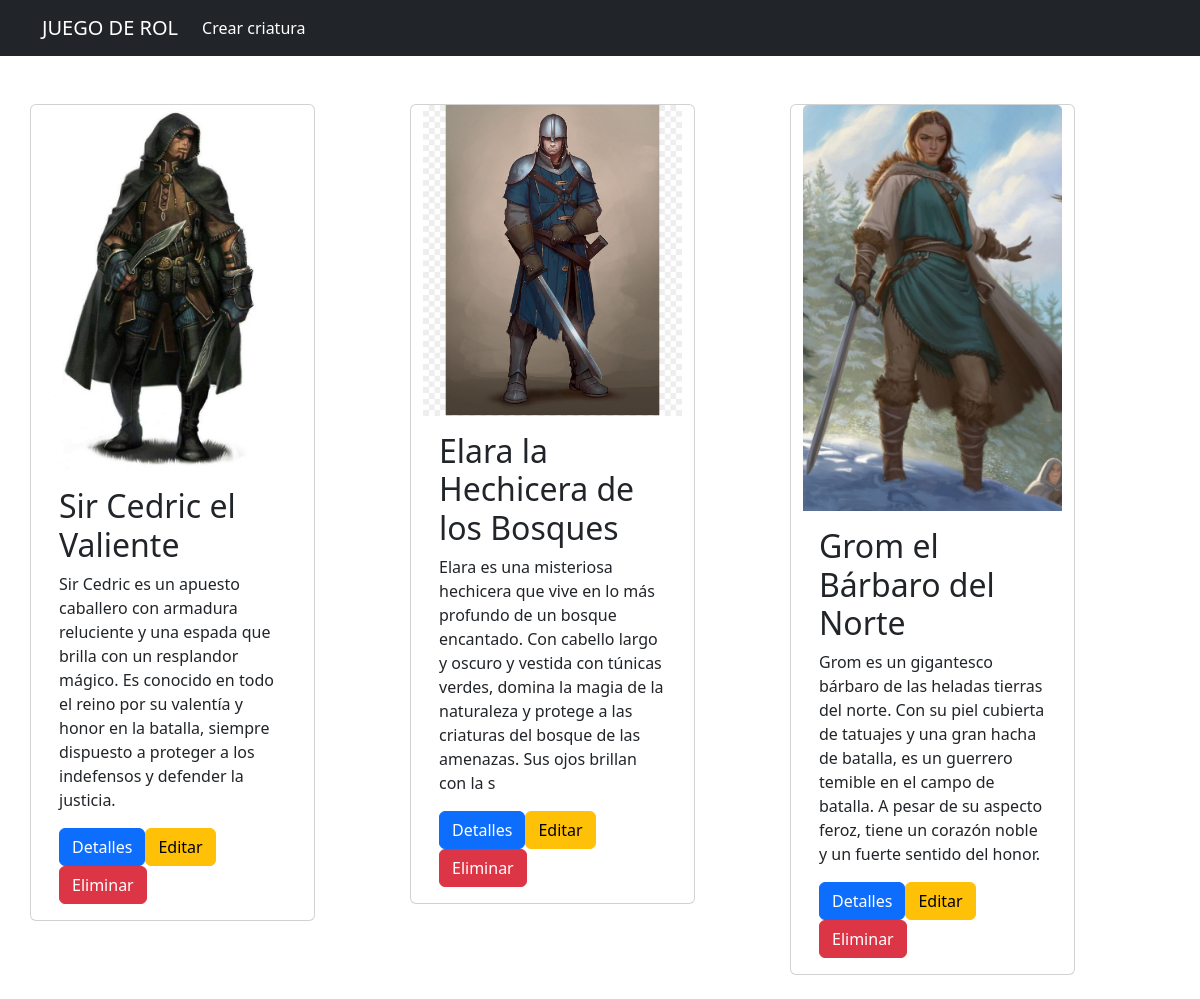
The page / on the database its author committed.
### tables this page shows
CREATE TABLE `creature` (
  `idCreature` int(15) NOT NULL,
  `name` varchar(255) NOT NULL,
  `description` varchar(255) NOT NULL,
  `avatar` varchar(255) NOT NULL,
  `attackPower` int(15) NOT NULL,
  `lifeLevel` int(15) NOT NULL,
  `weapon` varchar(20) NOT NULL
);

### persistence/conf/PersistentManager.php (called while the page is built, shortened)
<?php
class PersistentManager {
  private static $instance = null;
  private static $connection = null;
  private $userBD = "";
  private $psswdBD = "";
  private $nameBD = "";
  private $hostBD = "";
  public static function getInstance() {
    if (!self::$instance instanceof self) {
      self::$instance = new self;
    }
    return self::$instance;
  }
  private function __construct() {
    PersistentManager::$connection = mysqli_connect($this->hostBD, $this->userBD, $this->psswdBD, $this->nameBD)
    or die("Could not connect to db: " . mysqli_error());
    mysqli_query(PersistentManager::$connection, "SET NAMES 'utf8'");
  }
  private function establishCredentials() {
    $dir = __DIR__;
  }
  function get_connection() {
    return PersistentManager::$connection;
  }
}
?>

### app/controllers/indexController.php (called while the page is built)
<?php
require_once(dirname(__FILE__) . '/../../persistence/DAO/creatureDAO.php');
require_once(dirname(__FILE__) . '/../../app/models/creature.php');
function indexAction() {
    $creatureDAO = new creatureDAO();
    return $creatureDAO->selectAll();
}
?>

### persistence/DAO/creatureDAO.php (called while the page is built, shortened)
<?php
require_once(dirname(__FILE__) . '\..\conf\PersistentManager.php');
class creatureDAO {
    private $conn = null;
    public function __construct() {
        $this->conn = PersistentManager::getInstance()->get_connection();
    }
    public function selectAll() {
        $query = "SELECT * FROM " . creatureDAO::CREATURE_TABLE;
        $result = mysqli_query($this->conn, $query);
        $creatures= array();
        while ($creatureBD = mysqli_fetch_array($result)) {
            $creature = new Creature();
            $creature->setIdCreature($creatureBD["idCreature"]);
            $creature->setName($creatureBD["name"]);
            $creature->setDescription($creatureBD["description"]);
            $creature->setAvatar($creatureBD["avatar"]);
            $creature->setLifeLevel($creatureBD["lifeLevel"]);
            $creature->setAttackPower($creatureBD["attackPower"]);
            $creature->setWeapon($creatureBD["weapon"]);
            array_push($creatures, $creature);
        }
        return $creatures;
    }
}
?>

### app/models/creature.php (the view, shortened to what this page needs)
<?php
class Creature {
    private $idCreature;
    private $name;
    private $description;
    private $avatar;
    public function getIdCreature(){
        return $this->idCreature;
    }
    public function setIdCreature($idCreature) {
        $this->idCreature = $idCreature;
    }
    public function getName(){
        return $this->name;
    }
    public function setName($name) {
        $this->name = $name;
    }
    public function getDescription(){
        return $this->description;
    }
    public function setDescription($description) {
        $this->description = $description;
    }
    public function getAvatar(){
        return $this->avatar;
    }
    public function setAvatar($avatar) {
        $this->avatar = $avatar;
    }
    function printCreature(){
        $result = '<div class="row">';
        $result .= '<div class="card col-9">';
        $result .= '<img src="' . $this->getAvatar() . '" class="card-img-top" alt="card-group-image">';
        $result .= '<div class="card-body">';
        $result .= '<h2 class="card-title">' . $this->getName() . '</h2>';
        $result .= '<p class="card-text">' . $this->getDescription() . '</p>';
        $result .= '</div';
        $result .= '<div class="card-footer">';
        $result .= '<a type="button" class="btn btn-primary" href="app/view/detalles.php?id=' . $this->getIdCreature() . '">Detalles</a>';
        $result .= '<a type="button" class="btn btn-warning" href="app/view/editarCriatura.php?id=' . $this->getIdCreature() . '">Editar</a>';
        $result .= '<a type="button" class="btn btn-danger" href="app/controllers/deleteController.php?id=' . $this->getIdCreature() . '">Eliminar</a>';
        $result .= '</div>';
        $result .= '</div>';
        $result .= '</div>';
        return $result;
    }
}

### index.php (shortened to what this page needs)
<?php
require_once(dirname(__FILE__) . '/app/controllers/indexController.php');
$creatures = indexAction();
?>
<!DOCTYPE html>
<html lang="en">
<head>
    <link href="https://cdn.jsdelivr.net/npm/bootstrap@5.3.2/dist/css/bootstrap.min.css" rel="stylesheet">
</head>
<body>
<nav class="navbar navbar-expand-lg navbar-dark bg-dark">
    <div class="container">
        <a class="navbar-brand" href="#">JUEGO DE ROL</a>
        <div class="collapse navbar-collapse" id="navbarNav">
            <ul class="navbar-nav">
                <li class="nav-item">
                    <a id="create-creature" class="nav-link active" aria-current="page" href="app/view/anadirCriatura.php">Crear criatura</a>
                </li>
            </ul>
        </div>
    </div>
</nav>
<div class="container mt-5">
    <div class="row">
        <?php
        for ($i = 0; $i < sizeof($creatures); $i += 3) {
            for ($j = $i; $j < ($i + 3); $j++) {
                if (isset($creatures[$j])) {
                    echo '<div class="col-md-4 mb-4">' . $creatures[$j]->printCreature() . '</div>';
                }
            }
        }
        ?>
    </div>
</div>
</body>
</html>

### rows shown on the page
creature: avatar (picture), name "Sir Cedric el Valiente", description "Sir Cedric es un apuesto caballero con armadura reluciente y una espada que brilla con un resplandor mágico. Es conocido en todo el reino por su valentía y honor en la batalla, siempre dispuesto a proteger a los indefensos y defender la justicia."
creature: avatar (picture), name "Elara la Hechicera de los Bosques", description "Elara es una misteriosa hechicera que vive en lo más profundo de un bosque encantado. Con cabello largo y oscuro y vestida con túnicas verdes, domina la magia de la naturaleza y protege a las criaturas del bosque de las amenazas. Sus ojos brillan con la s"
creature: avatar (picture), name "Grom el Bárbaro del Norte", description "Grom es un gigantesco bárbaro de las heladas tierras del norte. Con su piel cubierta de tatuajes y una gran hacha de batalla, es un guerrero temible en el campo de batalla. A pesar de su aspecto feroz, tiene un corazón noble y un fuerte sentido del honor."
